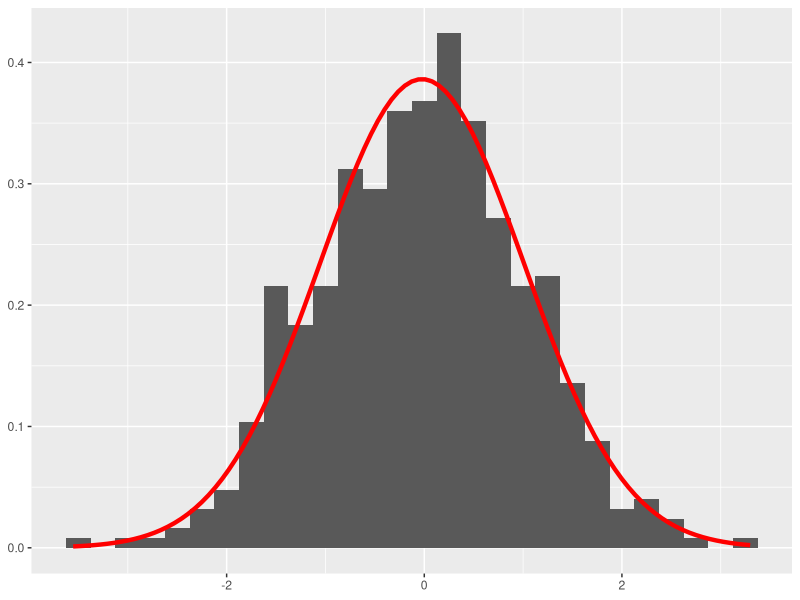
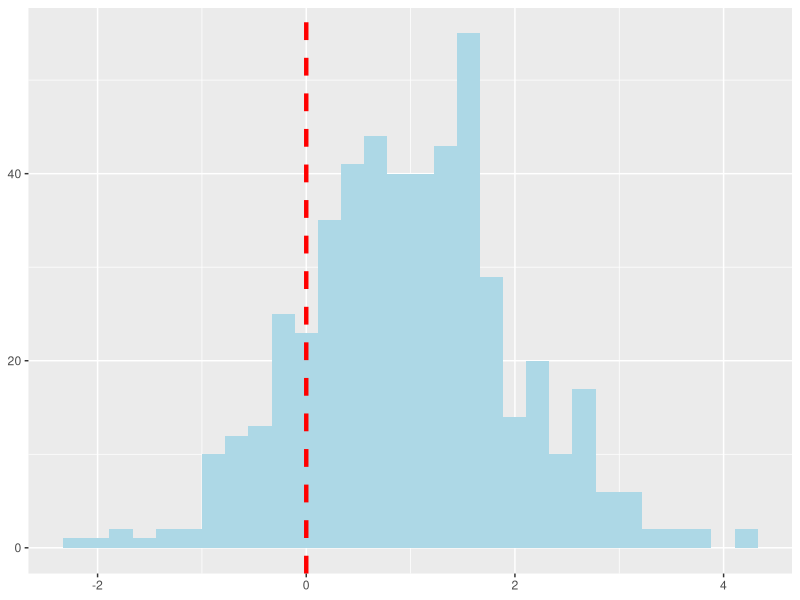
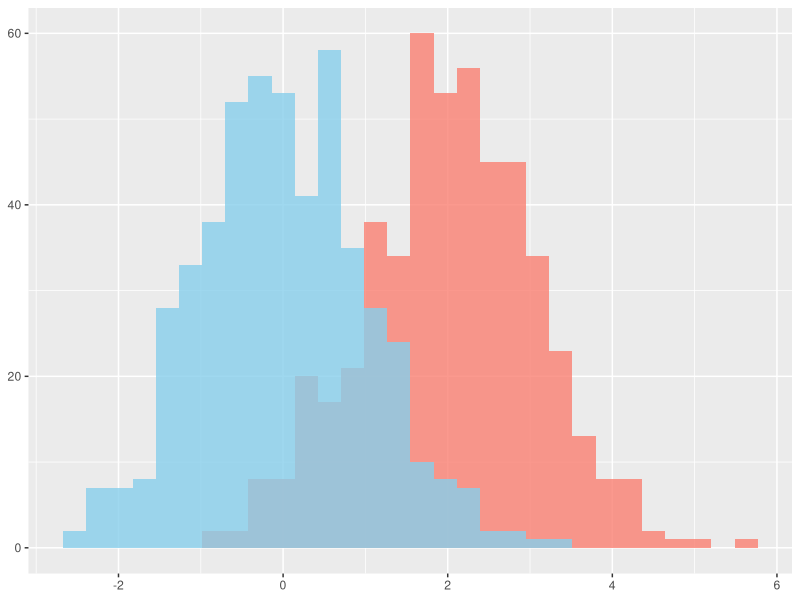
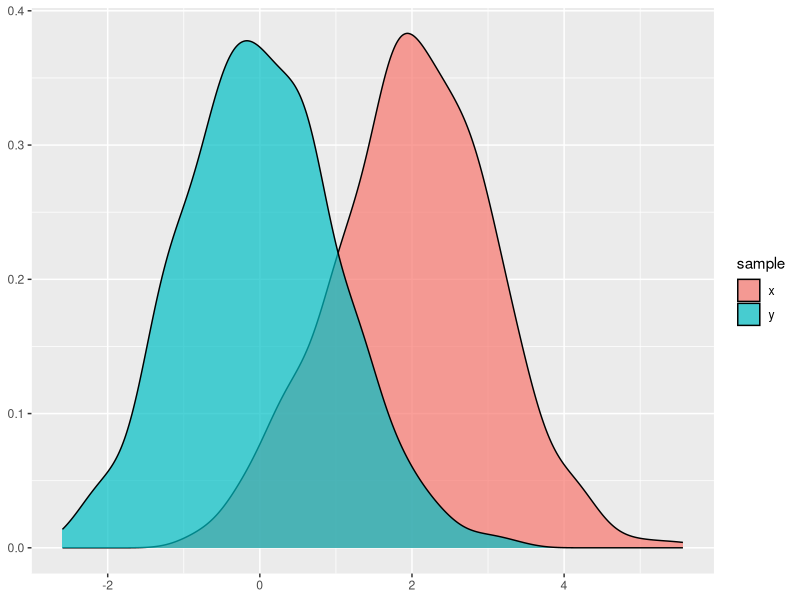

The R script that drew these images, in order:
# Lecture 9 - Comparing means: t-test and ANOVA
library(tidyverse)


stud <- tibble(x = rt(500, 499))
single_sample <- tibble(x = rnorm(500, 1, 1))
independent_sample <- 
    tibble(x = rnorm(500, 2, 1),
           y = rnorm(500, 0, 1)) %>% 
    gather(sample, value)

# Showing the t-distribution (histogram) against normal distribution (density)
ggplot(stud) +
    aes(x = x) +
    geom_histogram(aes(y = ..density..), binwidth = .25) +
    stat_function(fun = dnorm, 
                  args = list(mean = mean(stud$x), sd = sd(stud$x)),
                  lwd = 1.5, 
                  col = "red") +
    labs(x = NULL, y = NULL)



# Plot different types of t-tests
# Single sample t-test
ggplot(single_sample) +
    aes(x = x) +
    geom_histogram(fill = "lightblue") +
    geom_vline(aes(xintercept = 0), size = 1.5, color = "red", linetype = "dashed") +
    labs(x = NULL, y = NULL)

# Single sample t-test
ggplot(independent_sample) +
    aes(x = value, fill = sample, alpha = I(.8)) +
    geom_histogram(data = independent_sample %>% filter(sample == "x"),fill = "salmon") +
    geom_histogram(data = independent_sample %>% filter(sample == "y"),fill = "skyblue") +
    labs(x = NULL, y = NULL)

# Single sample t-test
ggplot(independent_sample) +
    aes(x = value, fill = sample) +
    geom_density(alpha = .7) +
    labs(x = NULL, y = NULL)
